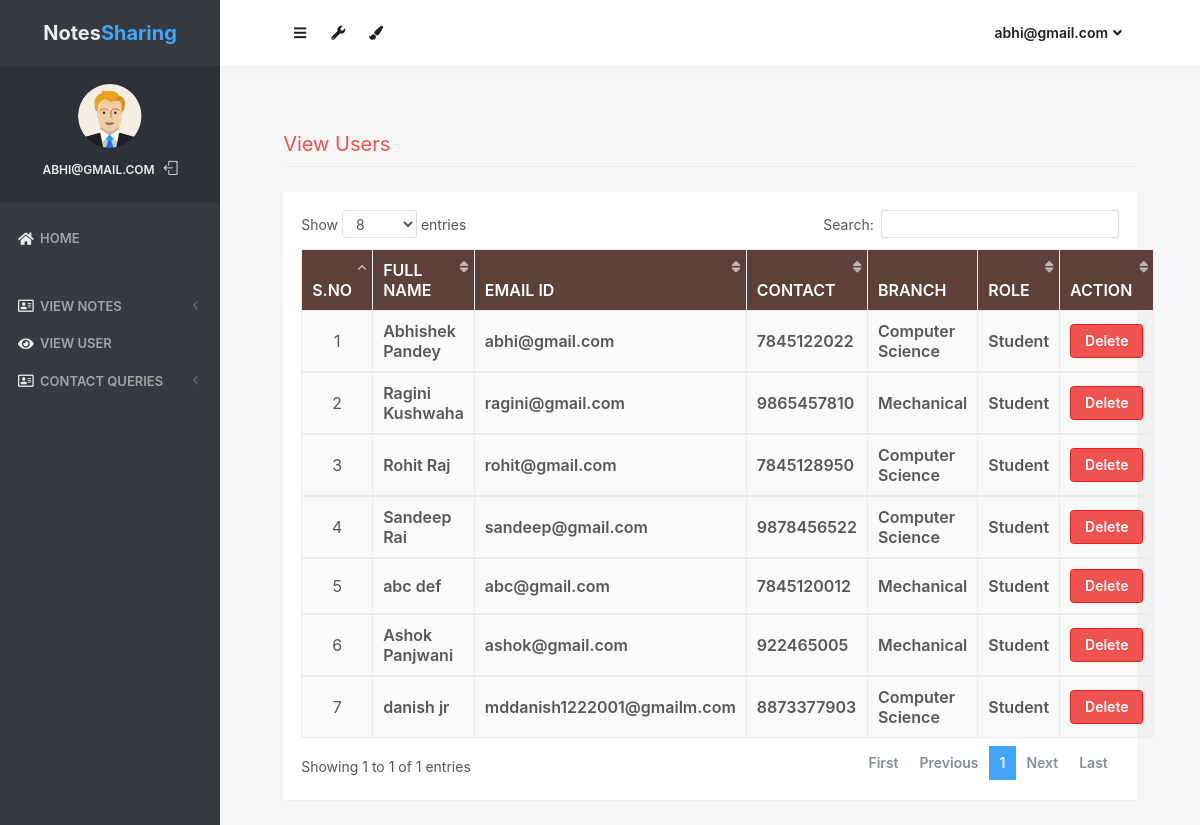
The app's page /view_users (signed in) with its own data.
### notes/models.py (models this page shows, shortened)
class Signup(models.Model):
    user = models.ForeignKey(User,on_delete=models.CASCADE)
    contact = models.CharField(max_length=10)
    branch = models.CharField(max_length=30)
    role = models.CharField(max_length=15)

### notes/views.py (the view)
# urls.py: path('view_users', view_users, name='view_users'),
def view_users(request):
    if not request.user.is_authenticated:
        return redirect('login_admin')
    users = Signup.objects.all()
    d = {'users':users}
    return render(request,'view_users.html',d)

### notes/templates/view_users.html (shortened to what this page needs)
{% load static %}
<html lang="en" class="no-focus">
    <head>
        <link rel="stylesheet" href="{% static 'js/plugins/datatables/dataTables.bootstrap4.min.css' %}">
        <link rel="stylesheet" id="css-main" href="{% static 'css1/codebase.min.css' %}">
    </head>
    <body>
        <div id="page-container" class="sidebar-o sidebar-inverse side-scroll page-header-fixed main-content-narrow">
         {% include "sidebar.html" %}
            {% include "admin_nav.html" %}
            <main id="main-container">
                <div class="content">
                    <h2 class="content-heading text-danger">View Users</h2>
                    <div class="block">
                        <div class="block-content block-content-full">
                            <table class="table table-bordered table-striped table-vcenter js-dataTable-full-pagination" style="width:100%">
                                <thead class="text-white" style="background-color : #5d4037;">
                                    <tr>
                                        <th class="text-center">S.No</th>
                                        <th class="d-none d-sm-table-cell">Full Name</th>
                                        <th class="d-none d-sm-table-cell">Email ID</th>
                                        <th class="d-none d-sm-table-cell">Contact</th>
                                        <th class="d-none d-sm-table-cell">Branch</th>
                                        <th class="d-none d-sm-table-cell">Role</th>
                                        <th class="d-none d-sm-table-cell" style="width: 15%;">Action</th>
                                    </tr>
                                </thead>
                                {% for i in users %}
                                <tbody>
                                    <tr>
                                        <td class="text-center">{{forloop.counter}}</td>
                                        <td class="font-w600">{{i.user.first_name}} {{i.user.last_name}}</td>
					                    <td class="font-w600">{{i.user.username}}</td>
					                    <td class="font-w600">{{i.contact}}</td>
					                    <td class="font-w600">{{i.branch}}</td>
					                    <td class="font-w600">{{i.role}}</td>
					                    <td class="font-w600"><a href="{% url 'delete_users' i.user.id %}" class="btn btn-danger" onclick="return confirm('Are your sure to Delete ?')">Delete</a></td>
					                </tr>
                                        {% endfor %}
                                </tbody>
                            </table>
                        </div>
                    </div>
                </div>
            </main>
        </div>
 <link rel="stylesheet" href="https://use.fontawesome.com/releases/v5.6.3/css/all.css">
    </body>
</html>

### notes/templates/sidebar.html (shortened to what this page needs)
{% load static %}
   <nav id="sidebar">
                <div id="sidebar-scroll">
                    <div class="sidebar-content">
                        <div class="content-header content-header-fullrow px-15">
                            <div class="content-header-section text-center align-parent sidebar-mini-hidden">
                                <div class="content-header-item">
                                    <a class="link-effect font-w700" href="{% url 'admin_home' %}">
                                           <span class="font-size-xl text-dual-primary-dark">Notes</span><span class="font-size-xl text-primary">Sharing</span>
                                    </a>
                                </div>
                            </div>
                        </div>
                        <div class="content-side content-side-full content-side-user px-10 align-parent">
                            <div class="sidebar-mini-hidden-b text-center">
                                <a class="img-link" href="be_pages_generic_profile.html">
                                    <img class="img-avatar" src="{% static 'img/avatars/user1.png' %}" alt="">
                                </a>
                                <ul class="list-inline mt-10">
                                    <li class="list-inline-item">
                                        <a class="link-effect text-dual-primary-dark font-size-xs font-w600 text-uppercase" href="{% url 'admin_home' %}">{{ request.user.username }}</a>
                                    </li>
                                    <li class="list-inline-item">
                                        <a class="link-effect text-dual-primary-dark" href="{% url 'logout' %}">
                                            <i class="si si-logout"></i>
                                        </a>
                                    </li>
                                </ul>
                            </div>
                        </div>
                        <div class="content-side content-side-full">
                            <ul class="nav-main">
                                <li class="open">
                                    <a href="{% url 'admin_home' %}"><i class="fas fa-home"></i><span class="sidebar-mini-hide">Home</span></a>
                                </li>
                                <li class="nav-main-heading"><span class="sidebar-mini-visible">UI</span></li>
                                <li>
                                    <a class="nav-submenu" data-toggle="nav-submenu"><i class="far fa-address-card"></i>View Notes</a>
                                </li>
                                <li>
                                    <a  href="{% url 'view_users' %}"><i class="fas fa-eye"></i><span class="sidebar-mini-hide">View User</span></a>
                                </li>
                                <li>
                                    <a class="nav-submenu" data-toggle="nav-submenu"><i class="far fa-address-card"></i>Contact Queries</a>
                                </li>
                           </ul>
                        </div>
                    </div>
                </div>
            </nav>

### notes/templates/admin_nav.html (shortened to what this page needs)
{% load static %}
            <header id="page-header">
                <div class="content-header">
                    <div class="content-header-section">
                        <button type="button" class="btn btn-circle btn-dual-secondary" data-toggle="layout" data-action="sidebar_toggle">
                            <i class="fa fa-navicon"></i>
                        </button>
                        <div class="btn-group" role="group">
                            <button type="button" class="btn btn-circle btn-dual-secondary" id="page-header-options-dropdown" data-toggle="dropdown" aria-haspopup="true" aria-expanded="false">
                                <i class="fa fa-wrench"></i>
                            </button>
                        </div>
                        <div class="btn-group" role="group">
                            <button type="button" class="btn btn-circle btn-dual-secondary" id="page-header-themes-dropdown" data-toggle="dropdown" aria-haspopup="true" aria-expanded="false">
                                <i class="fa fa-paint-brush"></i>
                            </button>
                        </div>
                    </div>
                    <div class="content-header-section">
                        <div class="btn-group" role="group">
                            <button type="button" class="btn btn-rounded btn-dual-secondary" id="page-header-user-dropdown" data-toggle="dropdown" aria-haspopup="true" aria-expanded="false">
                                {{ request.user.username}}<i class="fa fa-angle-down ml-5"></i>
                            </button>
                        </div>
                    </div>
                </div>
            </header>

### records on screen
Signup: user.first_name "Abhishek", user.last_name "Pandey", user.username "abhi@gmail.com", contact "7845122022", branch "Computer Science", role "Student"
Signup: user.first_name "Ragini", user.last_name "Kushwaha", user.username "ragini@gmail.com", contact "9865457810", branch "Mechanical", role "Student"
Signup: user.first_name "Rohit", user.last_name "Raj", user.username "rohit@gmail.com", contact "7845128950", branch "Computer Science", role "Student"
Signup: user.first_name "Sandeep", user.last_name "Rai", user.username "sandeep@gmail.com", contact "9878456522", branch "Computer Science", role "Student"
Signup: user.first_name "abc", user.last_name "def", user.username "abc@gmail.com", contact "7845120012", branch "Mechanical", role "Student"
Signup: user.first_name "Ashok", user.last_name "Panjwani", user.username "ashok@gmail.com", contact "922465005", branch "Mechanical", role "Student"
Signup: user.first_name "danish", user.last_name "jr", user.username "mddanish1222001@gmailm.com", contact "8873377903", branch "Computer Science", role "Student"

### other values on screen
{{ request.user.username }} "ABHI@GMAIL.COM"
{{ request.user.username }} "abhi@gmail.com"
